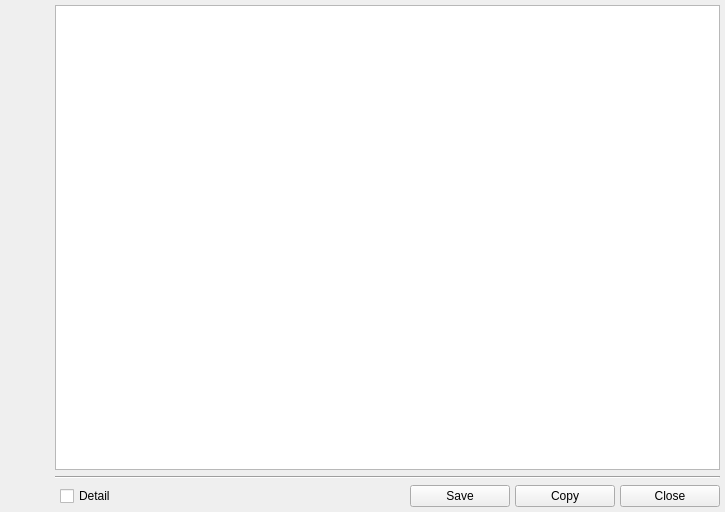
<?xml version="1.0" encoding="UTF-8"?>
<ui version="4.0">
 <class>JobViewCmd</class>
 <widget class="QWidget" name="JobViewCmd">
  <property name="geometry">
   <rect>
    <x>0</x>
    <y>0</y>
    <width>725</width>
    <height>512</height>
   </rect>
  </property>
  <property name="windowTitle">
   <string>Command View</string>
  </property>
  <layout class="QVBoxLayout" name="verticalLayout">
   <property name="spacing">
    <number>5</number>
   </property>
   <property name="leftMargin">
    <number>5</number>
   </property>
   <property name="topMargin">
    <number>5</number>
   </property>
   <property name="rightMargin">
    <number>5</number>
   </property>
   <property name="bottomMargin">
    <number>5</number>
   </property>
   <item>
    <widget class="QWidget" name="widgetMain" native="true">
     <layout class="QHBoxLayout" name="horizontalLayout_2">
      <property name="spacing">
       <number>2</number>
      </property>
      <property name="leftMargin">
       <number>0</number>
      </property>
      <property name="topMargin">
       <number>0</number>
      </property>
      <property name="rightMargin">
       <number>0</number>
      </property>
      <property name="bottomMargin">
       <number>0</number>
      </property>
      <item>
       <widget class="QWidget" name="widgetIcon" native="true">
        <layout class="QVBoxLayout" name="verticalLayout_2">
         <property name="leftMargin">
          <number>0</number>
         </property>
         <property name="topMargin">
          <number>0</number>
         </property>
         <property name="rightMargin">
          <number>0</number>
         </property>
         <property name="bottomMargin">
          <number>0</number>
         </property>
         <item>
          <widget class="QLabel" name="labelLogo">
           <property name="minimumSize">
            <size>
             <width>48</width>
             <height>48</height>
            </size>
           </property>
           <property name="maximumSize">
            <size>
             <width>48</width>
             <height>48</height>
            </size>
           </property>
           <property name="cursor">
            <cursorShape>OpenHandCursor</cursorShape>
           </property>
           <property name="text">
            <string/>
           </property>
           <property name="pixmap">
            <pixmap resource="../res/resources.qrc">:/images/console.png</pixmap>
           </property>
           <property name="scaledContents">
            <bool>true</bool>
           </property>
           <property name="alignment">
            <set>Qt::AlignLeading|Qt::AlignLeft|Qt::AlignTop</set>
           </property>
          </widget>
         </item>
         <item>
          <spacer name="verticalSpacer">
           <property name="orientation">
            <enum>Qt::Vertical</enum>
           </property>
           <property name="sizeHint" stdset="0">
            <size>
             <width>20</width>
             <height>40</height>
            </size>
           </property>
          </spacer>
         </item>
        </layout>
       </widget>
      </item>
      <item>
       <widget class="QPlainTextEdit" name="plainTextEdit">
        <property name="font">
         <font>
          <family>Consolas</family>
          <pointsize>9</pointsize>
         </font>
        </property>
        <property name="horizontalScrollBarPolicy">
         <enum>Qt::ScrollBarAlwaysOff</enum>
        </property>
        <property name="lineWrapMode">
         <enum>QPlainTextEdit::WidgetWidth</enum>
        </property>
        <property name="readOnly">
         <bool>true</bool>
        </property>
       </widget>
      </item>
     </layout>
    </widget>
   </item>
   <item>
    <widget class="QWidget" name="widgetSpacer" native="true">
     <layout class="QHBoxLayout" name="horizontalLayout_3">
      <property name="spacing">
       <number>0</number>
      </property>
      <property name="leftMargin">
       <number>0</number>
      </property>
      <property name="topMargin">
       <number>0</number>
      </property>
      <property name="rightMargin">
       <number>0</number>
      </property>
      <property name="bottomMargin">
       <number>0</number>
      </property>
      <item>
       <spacer name="horizontalSpacer_2">
        <property name="orientation">
         <enum>Qt::Horizontal</enum>
        </property>
        <property name="sizeType">
         <enum>QSizePolicy::Fixed</enum>
        </property>
        <property name="sizeHint" stdset="0">
         <size>
          <width>50</width>
          <height>5</height>
         </size>
        </property>
       </spacer>
      </item>
      <item>
       <widget class="QFrame" name="frame">
        <property name="frameShape">
         <enum>QFrame::HLine</enum>
        </property>
        <property name="frameShadow">
         <enum>QFrame::Sunken</enum>
        </property>
       </widget>
      </item>
     </layout>
    </widget>
   </item>
   <item>
    <widget class="QWidget" name="widgetButton" native="true">
     <layout class="QHBoxLayout" name="horizontalLayout">
      <property name="spacing">
       <number>5</number>
      </property>
      <property name="leftMargin">
       <number>55</number>
      </property>
      <property name="topMargin">
       <number>0</number>
      </property>
      <property name="rightMargin">
       <number>0</number>
      </property>
      <property name="bottomMargin">
       <number>0</number>
      </property>
      <item>
       <widget class="QCheckBox" name="checkBoxShowDetail">
        <property name="layoutDirection">
         <enum>Qt::LeftToRight</enum>
        </property>
        <property name="autoFillBackground">
         <bool>false</bool>
        </property>
        <property name="text">
         <string>Detail</string>
        </property>
       </widget>
      </item>
      <item>
       <spacer name="horizontalSpacer">
        <property name="orientation">
         <enum>Qt::Horizontal</enum>
        </property>
        <property name="sizeHint" stdset="0">
         <size>
          <width>40</width>
          <height>20</height>
         </size>
        </property>
       </spacer>
      </item>
      <item>
       <widget class="QPushButton" name="buttonSave">
        <property name="minimumSize">
         <size>
          <width>100</width>
          <height>0</height>
         </size>
        </property>
        <property name="text">
         <string>Save</string>
        </property>
        <property name="icon">
         <iconset resource="../res/resources.qrc">
          <normaloff>:/buttons/disk.png</normaloff>:/buttons/disk.png</iconset>
        </property>
        <property name="flat">
         <bool>false</bool>
        </property>
       </widget>
      </item>
      <item>
       <widget class="QPushButton" name="buttonCopy">
        <property name="minimumSize">
         <size>
          <width>100</width>
          <height>0</height>
         </size>
        </property>
        <property name="text">
         <string>Copy</string>
        </property>
        <property name="icon">
         <iconset resource="../res/resources.qrc">
          <normaloff>:/buttons/page_paste.png</normaloff>:/buttons/page_paste.png</iconset>
        </property>
        <property name="flat">
         <bool>false</bool>
        </property>
       </widget>
      </item>
      <item>
       <widget class="QPushButton" name="buttonClose">
        <property name="minimumSize">
         <size>
          <width>100</width>
          <height>0</height>
         </size>
        </property>
        <property name="text">
         <string>Close</string>
        </property>
        <property name="icon">
         <iconset resource="../res/resources.qrc">
          <normaloff>:/buttons/cross_grey.png</normaloff>:/buttons/cross_grey.png</iconset>
        </property>
        <property name="flat">
         <bool>false</bool>
        </property>
       </widget>
      </item>
     </layout>
    </widget>
   </item>
  </layout>
 </widget>
 <resources>
  <include location="../res/resources.qrc"/>
 </resources>
 <connections/>
</ui>
